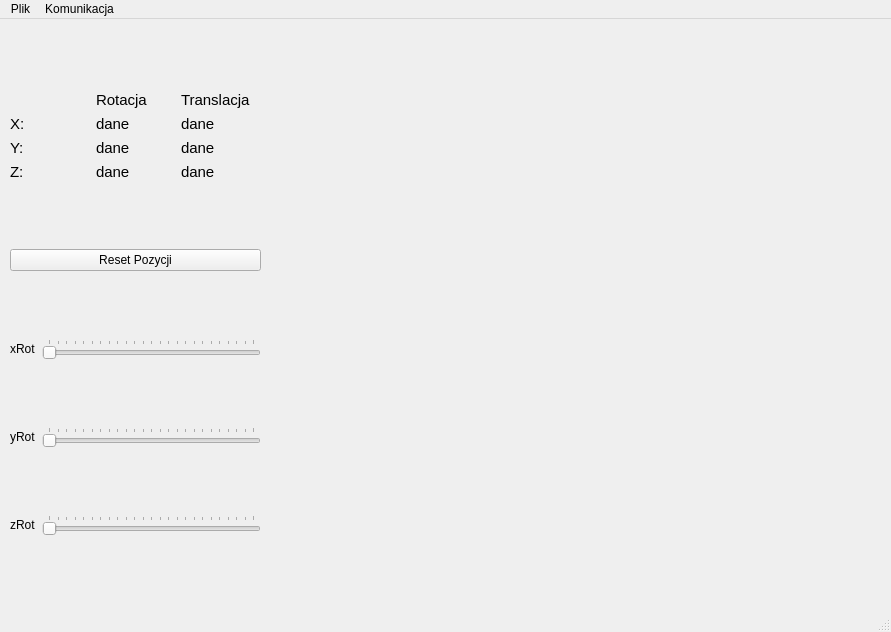
<?xml version="1.0" encoding="UTF-8"?>
<ui version="4.0">
 <class>MainWindow</class>
 <widget class="QMainWindow" name="MainWindow">
  <property name="geometry">
   <rect>
    <x>0</x>
    <y>0</y>
    <width>891</width>
    <height>632</height>
   </rect>
  </property>
  <property name="windowTitle">
   <string>MainWindow</string>
  </property>
  <widget class="QWidget" name="centralwidget">
   <widget class="Object_Widget" name="visualizationWidget" native="true">
    <property name="geometry">
     <rect>
      <x>271</x>
      <y>9</y>
      <width>611</width>
      <height>572</height>
     </rect>
    </property>
   </widget>
   <widget class="QWidget" name="layoutWidget">
    <property name="geometry">
     <rect>
      <x>10</x>
      <y>10</y>
      <width>251</width>
      <height>571</height>
     </rect>
    </property>
    <layout class="QGridLayout" name="gridLayout_3">
     <item row="0" column="0">
      <layout class="QGridLayout" name="gridLayout">
       <item row="2" column="2">
        <widget class="QLabel" name="yTranslationValue">
         <property name="sizePolicy">
          <sizepolicy hsizetype="Preferred" vsizetype="Fixed">
           <horstretch>0</horstretch>
           <verstretch>0</verstretch>
          </sizepolicy>
         </property>
         <property name="font">
          <font>
           <pointsize>11</pointsize>
          </font>
         </property>
         <property name="text">
          <string>dane</string>
         </property>
         <property name="margin">
          <number>5</number>
         </property>
        </widget>
       </item>
       <item row="2" column="0">
        <widget class="QLabel" name="yRotationLabel">
         <property name="sizePolicy">
          <sizepolicy hsizetype="Preferred" vsizetype="Fixed">
           <horstretch>0</horstretch>
           <verstretch>0</verstretch>
          </sizepolicy>
         </property>
         <property name="font">
          <font>
           <pointsize>11</pointsize>
          </font>
         </property>
         <property name="text">
          <string>Y:</string>
         </property>
         <property name="margin">
          <number>5</number>
         </property>
        </widget>
       </item>
       <item row="1" column="1">
        <widget class="QLabel" name="xRotationValue">
         <property name="sizePolicy">
          <sizepolicy hsizetype="Preferred" vsizetype="Fixed">
           <horstretch>0</horstretch>
           <verstretch>0</verstretch>
          </sizepolicy>
         </property>
         <property name="font">
          <font>
           <pointsize>11</pointsize>
          </font>
         </property>
         <property name="text">
          <string>dane</string>
         </property>
         <property name="margin">
          <number>5</number>
         </property>
        </widget>
       </item>
       <item row="3" column="0">
        <widget class="QLabel" name="zRotationLabel">
         <property name="sizePolicy">
          <sizepolicy hsizetype="Preferred" vsizetype="Fixed">
           <horstretch>0</horstretch>
           <verstretch>0</verstretch>
          </sizepolicy>
         </property>
         <property name="font">
          <font>
           <pointsize>11</pointsize>
          </font>
         </property>
         <property name="text">
          <string>Z:</string>
         </property>
         <property name="margin">
          <number>5</number>
         </property>
        </widget>
       </item>
       <item row="1" column="2">
        <widget class="QLabel" name="xTranslationValue">
         <property name="sizePolicy">
          <sizepolicy hsizetype="Preferred" vsizetype="Fixed">
           <horstretch>0</horstretch>
           <verstretch>0</verstretch>
          </sizepolicy>
         </property>
         <property name="font">
          <font>
           <pointsize>11</pointsize>
          </font>
         </property>
         <property name="text">
          <string>dane</string>
         </property>
         <property name="margin">
          <number>5</number>
         </property>
        </widget>
       </item>
       <item row="3" column="2">
        <widget class="QLabel" name="zTranslationValue">
         <property name="sizePolicy">
          <sizepolicy hsizetype="Preferred" vsizetype="Fixed">
           <horstretch>0</horstretch>
           <verstretch>0</verstretch>
          </sizepolicy>
         </property>
         <property name="font">
          <font>
           <pointsize>11</pointsize>
          </font>
         </property>
         <property name="text">
          <string>dane</string>
         </property>
         <property name="margin">
          <number>5</number>
         </property>
        </widget>
       </item>
       <item row="0" column="2">
        <widget class="QLabel" name="TranslationLabel">
         <property name="sizePolicy">
          <sizepolicy hsizetype="Preferred" vsizetype="Fixed">
           <horstretch>0</horstretch>
           <verstretch>0</verstretch>
          </sizepolicy>
         </property>
         <property name="font">
          <font>
           <pointsize>11</pointsize>
          </font>
         </property>
         <property name="text">
          <string>Translacja</string>
         </property>
         <property name="margin">
          <number>5</number>
         </property>
        </widget>
       </item>
       <item row="1" column="0">
        <widget class="QLabel" name="xRotationLabel">
         <property name="sizePolicy">
          <sizepolicy hsizetype="Preferred" vsizetype="Fixed">
           <horstretch>0</horstretch>
           <verstretch>0</verstretch>
          </sizepolicy>
         </property>
         <property name="font">
          <font>
           <pointsize>11</pointsize>
          </font>
         </property>
         <property name="text">
          <string>X:</string>
         </property>
         <property name="margin">
          <number>5</number>
         </property>
        </widget>
       </item>
       <item row="3" column="1">
        <widget class="QLabel" name="zRotationValue">
         <property name="sizePolicy">
          <sizepolicy hsizetype="Preferred" vsizetype="Fixed">
           <horstretch>0</horstretch>
           <verstretch>0</verstretch>
          </sizepolicy>
         </property>
         <property name="font">
          <font>
           <pointsize>11</pointsize>
          </font>
         </property>
         <property name="text">
          <string>dane</string>
         </property>
         <property name="margin">
          <number>5</number>
         </property>
        </widget>
       </item>
       <item row="0" column="1">
        <widget class="QLabel" name="RotationLabel">
         <property name="sizePolicy">
          <sizepolicy hsizetype="Preferred" vsizetype="Fixed">
           <horstretch>0</horstretch>
           <verstretch>0</verstretch>
          </sizepolicy>
         </property>
         <property name="font">
          <font>
           <pointsize>11</pointsize>
          </font>
         </property>
         <property name="text">
          <string>Rotacja</string>
         </property>
         <property name="margin">
          <number>5</number>
         </property>
        </widget>
       </item>
       <item row="2" column="1">
        <widget class="QLabel" name="yRotationValue">
         <property name="sizePolicy">
          <sizepolicy hsizetype="Preferred" vsizetype="Fixed">
           <horstretch>0</horstretch>
           <verstretch>0</verstretch>
          </sizepolicy>
         </property>
         <property name="font">
          <font>
           <pointsize>11</pointsize>
          </font>
         </property>
         <property name="text">
          <string>dane</string>
         </property>
         <property name="margin">
          <number>5</number>
         </property>
        </widget>
       </item>
      </layout>
     </item>
     <item row="1" column="0">
      <widget class="QPushButton" name="resetViewButton">
       <property name="font">
        <font>
         <pointsize>9</pointsize>
        </font>
       </property>
       <property name="text">
        <string>Reset Pozycji</string>
       </property>
       <property name="shortcut">
        <string>R</string>
       </property>
      </widget>
     </item>
     <item row="2" column="0">
      <layout class="QHBoxLayout" name="horizontalLayout">
       <item>
        <widget class="QLabel" name="label">
         <property name="text">
          <string>xRot</string>
         </property>
        </widget>
       </item>
       <item>
        <widget class="QSlider" name="rotXSlider">
         <property name="maximum">
          <number>360</number>
         </property>
         <property name="singleStep">
          <number>16</number>
         </property>
         <property name="pageStep">
          <number>15</number>
         </property>
         <property name="orientation">
          <enum>Qt::Horizontal</enum>
         </property>
         <property name="tickPosition">
          <enum>QSlider::TicksAbove</enum>
         </property>
         <property name="tickInterval">
          <number>15</number>
         </property>
        </widget>
       </item>
      </layout>
     </item>
     <item row="3" column="0">
      <layout class="QHBoxLayout" name="horizontalLayout_2">
       <item>
        <widget class="QLabel" name="label_2">
         <property name="text">
          <string>yRot</string>
         </property>
        </widget>
       </item>
       <item>
        <widget class="QSlider" name="rotYSlider">
         <property name="maximum">
          <number>360</number>
         </property>
         <property name="singleStep">
          <number>16</number>
         </property>
         <property name="pageStep">
          <number>15</number>
         </property>
         <property name="orientation">
          <enum>Qt::Horizontal</enum>
         </property>
         <property name="tickPosition">
          <enum>QSlider::TicksAbove</enum>
         </property>
         <property name="tickInterval">
          <number>15</number>
         </property>
        </widget>
       </item>
      </layout>
     </item>
     <item row="4" column="0">
      <layout class="QGridLayout" name="gridLayout_2">
       <item row="0" column="0">
        <widget class="QLabel" name="label_3">
         <property name="text">
          <string>zRot</string>
         </property>
        </widget>
       </item>
       <item row="0" column="1">
        <widget class="QSlider" name="rotZSlider">
         <property name="maximum">
          <number>360</number>
         </property>
         <property name="singleStep">
          <number>16</number>
         </property>
         <property name="pageStep">
          <number>15</number>
         </property>
         <property name="orientation">
          <enum>Qt::Horizontal</enum>
         </property>
         <property name="tickPosition">
          <enum>QSlider::TicksAbove</enum>
         </property>
         <property name="tickInterval">
          <number>15</number>
         </property>
        </widget>
       </item>
      </layout>
     </item>
    </layout>
   </widget>
  </widget>
  <widget class="QMenuBar" name="menubar">
   <property name="geometry">
    <rect>
     <x>0</x>
     <y>0</y>
     <width>891</width>
     <height>20</height>
    </rect>
   </property>
   <widget class="QMenu" name="menuPlik">
    <property name="title">
     <string>Plik</string>
    </property>
    <addaction name="actionZa_aduj_model"/>
    <addaction name="actionUsu_model"/>
   </widget>
   <widget class="QMenu" name="menuKomunikacja">
    <property name="title">
     <string>Komunikacja</string>
    </property>
    <widget class="QMenu" name="menuWybierz_port">
     <property name="title">
      <string>Wybierz port</string>
     </property>
     <addaction name="separator"/>
    </widget>
    <addaction name="actionStart"/>
    <addaction name="actionStop"/>
    <addaction name="menuWybierz_port"/>
   </widget>
   <addaction name="menuPlik"/>
   <addaction name="menuKomunikacja"/>
  </widget>
  <widget class="QStatusBar" name="statusbar"/>
  <action name="actionUsu_model">
   <property name="text">
    <string>Usuń model</string>
   </property>
  </action>
  <action name="actionStart">
   <property name="text">
    <string>Start</string>
   </property>
  </action>
  <action name="actionStop">
   <property name="text">
    <string>Stop</string>
   </property>
  </action>
  <action name="actionPrzeszukaj_porty">
   <property name="text">
    <string>Przeszukaj porty</string>
   </property>
  </action>
  <action name="actionZa_aduj_model">
   <property name="text">
    <string>Załaduj model</string>
   </property>
  </action>
 </widget>
 <customwidgets>
  <customwidget>
   <class>Object_Widget</class>
   <extends>QWidget</extends>
   <header>object_widget.h</header>
   <container>1</container>
  </customwidget>
 </customwidgets>
 <resources/>
 <connections/>
</ui>
